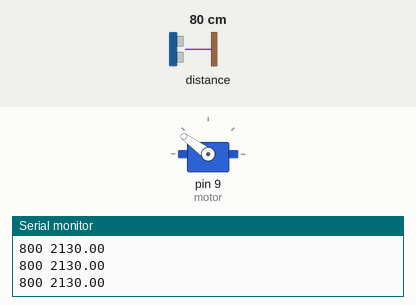
Simulated run of this program. Board: Arduino Uno, built with avr-gcc and run on an emulated ATmega328P. Parts: servo, the last lines printed to the serial monitor. The inputs (shaded band) are chosen by the test bench; at power-on: distance to the obstacle 80 cm.

Above: at 4.2 s.
4.3 s: distance to the obstacle set to 18 cm
At 5.5 s:
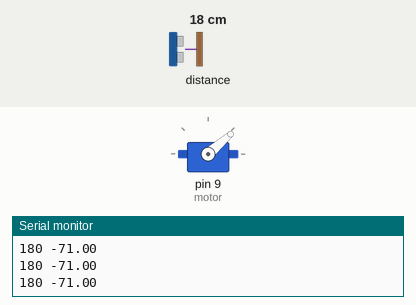
5.8 s: distance to the obstacle set to 2 cm
At 6.5 s:
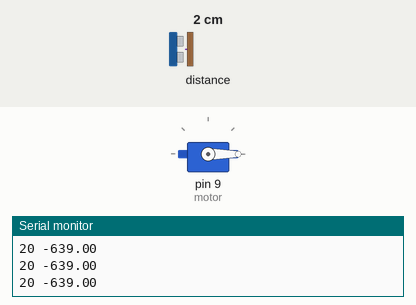
7.3 s: distance to the obstacle set to 35 cm
At 8.6 s:
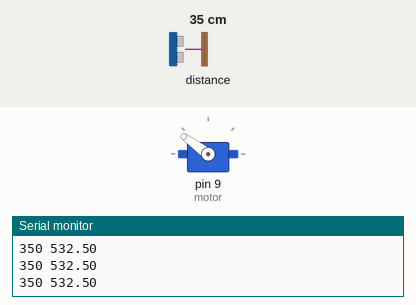
Timing chart, 0 to 10.3 s (numbered marks = the images above; inputs shaded):
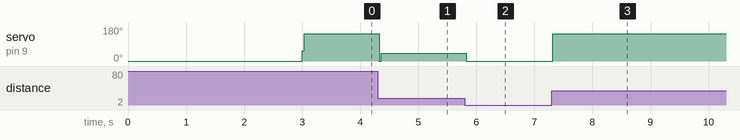

The program:

main.cpp
```cpp
#include <Arduino.h>
#include <SPI.h>
#include <Wire.h>
#include <Servo.h>
#include "Adafruit_VL53L0X.h"

float desired = 200;
int initalspeed = 1300;
double kp = 3.55;  //3.55
double ki = 0.005; //0.003
double kd = 2.55;  //2.05

float elapsedTime, time, timePrev, PID, error;
float previous_error = 0;
float pid_p = 0;
float pid_i = 0;
float pid_d = 0;
int distance;
int low = initalspeed - 1000;
int high = 2000 - initalspeed - 200;
#define MOTOR_PIN 9
Servo motor;
Adafruit_VL53L0X lox = Adafruit_VL53L0X();
VL53L0X_RangingMeasurementData_t measure;

void setup()
{
    Serial.begin(250000);
    // Serial.begin(9600);
    motor.attach(9, 1000, 2000);
    time = millis();
    motor.writeMicroseconds(1000);
    if (!lox.begin())
        while (1)
            Serial.println(F("Failed to boot VL53L0X sensor"));
    delay(3000);
    motor.writeMicroseconds(initalspeed);
}
void loop()
{
    // n = digitalRead(2);
    // if (n == HIGH)
    //     while (1)
    //     {
    //         motor.writeMicroseconds(1000);
    //         Serial.println(F("PAUSE"));
    //         delay(500);
    //         n = digitalRead(2);
    //         if (n == HIGH)
    //             break;
    //         delay(500);
    //     }
    timePrev = time;
    time = millis();
    elapsedTime = (time - timePrev) / 1000;
    lox.rangingTest(&measure, false);
    if (measure.RangeStatus != 4)
        distance = measure.RangeMilliMeter;
    else
        while (1)
            Serial.println(F("Failed to measure"));
    Serial.print(measure.RangeMilliMeter);
    error = distance - desired;
    pid_p = kp * error;
    if (-8 < error && error < 8)
        pid_i = pid_i + (ki * error);
    pid_d = kd * ((error - previous_error) / elapsedTime);
    previous_error = error;
    PID = pid_p + pid_i + pid_d;
    Serial.print(" ");
    Serial.println(PID);
    if (PID < -low)
        PID = -low;
    if (PID > high)
        PID = high;
    PID = PID + initalspeed;
    motor.writeMicroseconds(PID);
}
```

Measured:
- after the input at 4.3 s, servo on pin 9 (motor): 144° → 41° at once
- after the input at 5.8 s, servo on pin 9 (motor): 41° → 0° at once
- after the input at 7.3 s, servo on pin 9 (motor): 0° → 144° at once
